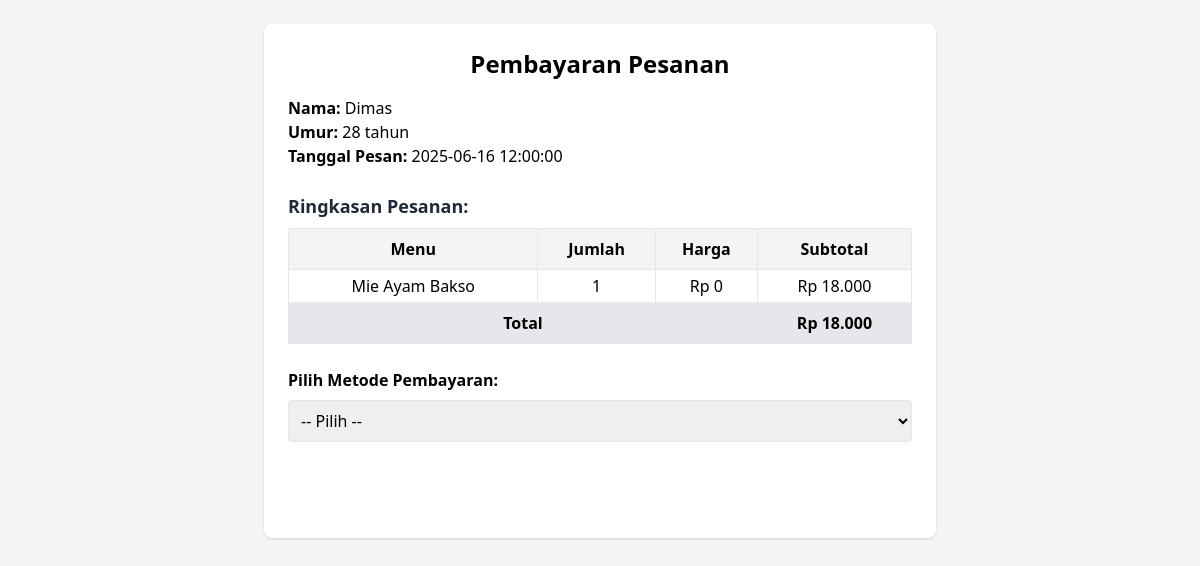
The page /pembayaran_autoshow.php?id_pesanan=3 on the database its author committed.
### tables this page shows
CREATE TABLE `pesanan` (
  `id_pesanan` int(11) NOT NULL,
  `id_pelanggan` int(11) DEFAULT NULL,
  `id_meja` int(11) DEFAULT NULL,
  `id_karyawan_delivery` int(11) DEFAULT NULL,
  `tanggal` datetime DEFAULT NULL,
  `metode` varchar(30) NOT NULL,
  `catatan` text DEFAULT NULL,
  `status_pesanan` enum('diproses','diantar','selesai') DEFAULT 'diproses'
);

CREATE TABLE `pelanggan` (
  `id_pelanggan` int(11) NOT NULL,
  `nama` varchar(100) DEFAULT NULL,
  `umur` int(3) DEFAULT NULL,
  `no_hp` varchar(20) DEFAULT NULL,
  `alamat` text DEFAULT NULL
);

CREATE TABLE `detail_pesanan` (
  `id_detail` int(11) NOT NULL,
  `id_pesanan` int(11) DEFAULT NULL,
  `id_produk` int(11) DEFAULT NULL,
  `jumlah` int(11) DEFAULT NULL,
  `subtotal` int(11) DEFAULT NULL,
  `harga_satuan` int(11) NOT NULL
);

CREATE TABLE `produk` (
  `id_produk` int(11) NOT NULL,
  `nama_produk` varchar(100) DEFAULT NULL,
  `id_kategori` int(11) DEFAULT NULL,
  `harga` int(11) DEFAULT NULL,
  `deskripsi` text DEFAULT NULL,
  `gambar` varchar(255) DEFAULT NULL
);

### pembayaran_autoshow.php (the view, shortened to what this page needs)
<?php
include 'koneksi.php';
$id_pesanan = isset($_GET['id_pesanan']) ? intval($_GET['id_pesanan']) : 0;
$query = mysqli_query($conn, "
  SELECT p.id_pesanan, pg.nama, pg.umur, p.tanggal
  FROM pesanan p
  JOIN pelanggan pg ON p.id_pelanggan = pg.id_pelanggan
  WHERE p.id_pesanan = $id_pesanan
");
$data = mysqli_fetch_assoc($query);
$menu = mysqli_query($conn, "
  SELECT pr.nama_produk, dp.jumlah, dp.harga_satuan, dp.subtotal
  FROM detail_pesanan dp
  JOIN produk pr ON dp.id_produk = pr.id_produk
  WHERE dp.id_pesanan = $id_pesanan
");
$total = 0;
?>
<!DOCTYPE html>
<html>
<head>
  <link href="https://cdn.jsdelivr.net/npm/tailwindcss@2.2.19/dist/tailwind.min.css" rel="stylesheet">
</head>
<body class="bg-gray-100 p-6">
  <div class="max-w-2xl mx-auto bg-white shadow p-6 rounded-lg">
    <h2 class="text-2xl font-bold mb-4 text-center text-amber-600">Pembayaran Pesanan</h2>
    <p><strong>Nama:</strong> <?= $data['nama'] ?></p>
    <p><strong>Umur:</strong> <?= $data['umur'] ?> tahun</p>
    <p><strong>Tanggal Pesan:</strong> <?= $data['tanggal'] ?></p>
    <h3 class="mt-6 text-lg font-semibold text-gray-800">Ringkasan Pesanan:</h3>
    <table class="w-full mt-2 mb-4 border border-gray-300 rounded">
      <thead class="bg-gray-100">
        <tr>
          <th class="py-2 border">Menu</th>
          <th class="py-2 border">Jumlah</th>
          <th class="py-2 border">Harga</th>
          <th class="py-2 border">Subtotal</th>
        </tr>
      </thead>
      <tbody>
        <?php while ($r = mysqli_fetch_assoc($menu)) :
          $total += $r['subtotal'];
        ?>
        <tr class="text-center">
          <td class="py-1 border"><?= $r['nama_produk'] ?></td>
          <td class="py-1 border"><?= $r['jumlah'] ?></td>
          <td class="py-1 border">Rp <?= number_format($r['harga_satuan'], 0, ',', '.') ?></td>
          <td class="py-1 border">Rp <?= number_format($r['subtotal'], 0, ',', '.') ?></td>
        </tr>
        <?php endwhile; ?>
        <tr class="bg-gray-200 font-semibold text-center">
          <td colspan="3" class="py-2 border">Total</td>
          <td class="py-2 border">Rp <?= number_format($total, 0, ',', '.') ?></td>
        </tr>
      </tbody>
    </table>
    <form action="proses_bayar.php" method="POST" class="mt-6">
      <label class="block mb-2 font-semibold">Pilih Metode Pembayaran:</label>
      <select name="metode" id="metode" onchange="tampilkanInstruksi()" required class="w-full p-2 border rounded mb-4">
        <option value="">-- Pilih --</option>
      </select>
      <button type="submit" class="w-full bg-amber-500 text-white py-2 px-4 rounded hover:bg-amber-600">Konfirmasi Pembayaran</button>
    </form>
  </div>
</body>
</html>

### rows shown on the page
pesanan: id_pelanggan.nama "Dimas", id_pelanggan.umur "28", tanggal "2025-06-16 12:00:00"
detail_pesanan: id_produk.nama_produk "Mie Ayam Bakso", jumlah "1", harga_satuan "0", subtotal "18.000"

### other values the page prints
$total "18.000"
